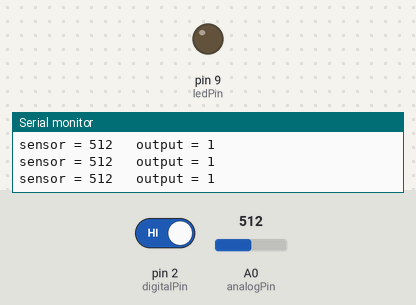
Bench run of a sketch on a simulated Arduino Uno, built with avr-gcc and run on an emulated ATmega328P. Parts: output pins drawn as LEDs (lit = HIGH), the last lines printed to the serial monitor. The inputs (shaded band) are chosen by the test bench; at power-on: pin 2 (digitalPin) HIGH, A0 (analogPin) = 512.

Above: at 1.2 s.
1.3 s: pin 2 (digitalPin) driven LOW
At 2.0 s:
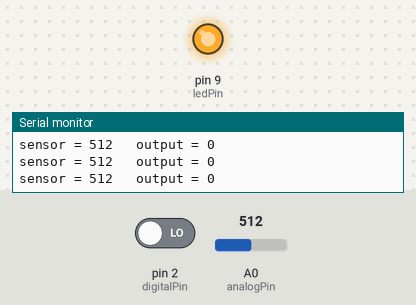
2.8 s: A0 (analogPin) set to 110
5.8 s: A0 (analogPin) set to 93
8.8 s: pin 2 (digitalPin) driven HIGH
At 9.3 s:
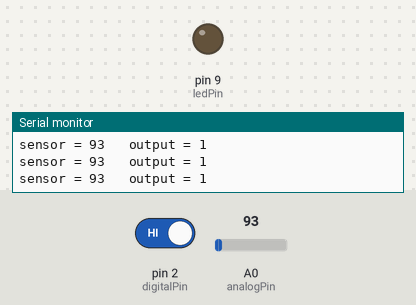
Timing chart, 0 to 11.8 s (numbered marks = the images above; inputs shaded):
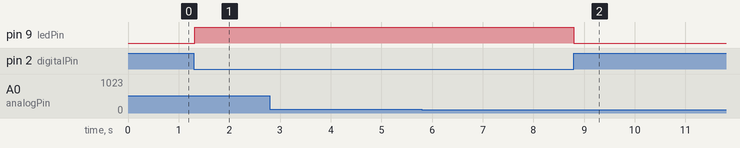

Measured:
- after the input at 1.3 s, pin 9 (ledPin): LOW → HIGH at once
- after the input at 8.8 s, pin 9 (ledPin): HIGH → LOW at once

The sketch:

practice-4.ino
```cpp
const int analogPin = A0;
const int digitalPin = 2;
const int ledPin = 9;

void setup() {
  pinMode(digitalPin, INPUT);
  pinMode(ledPin, OUTPUT);
  Serial.begin(9600);
}

void loop() {
  int sensorValue = analogRead(analogPin);
  int outputValue = digitalRead(digitalPin);

  if (outputValue == 0) {
    analogWrite(ledPin, 255);
  } else {
    analogWrite(ledPin, 0);
  }

  Serial.print("sensor = ");
  Serial.print(sensorValue);
  Serial.print("\t output = ");
  Serial.println(outputValue);

  delay(10);
}
```
